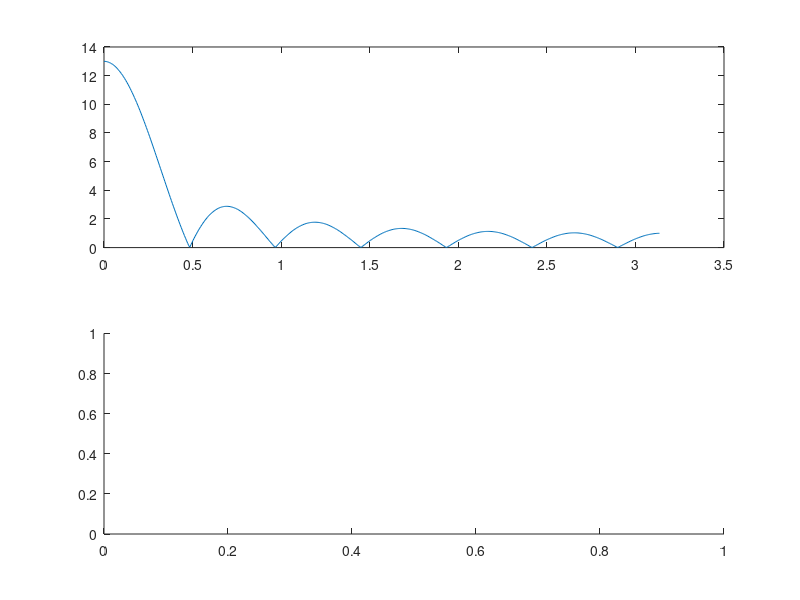

The MATLAB source for this figure: (Note: this script raises an error after producing the figure.)
 n = [1 1 1 1 1 1 1 1 1 1 1 1 1 ]; 
 [H, w] = freqz(n,1);
 H = H .* exp(j*w*0); 
subplot(211), plot(w, abs(H)); 
subplot(212), plot(w, phase(H));
